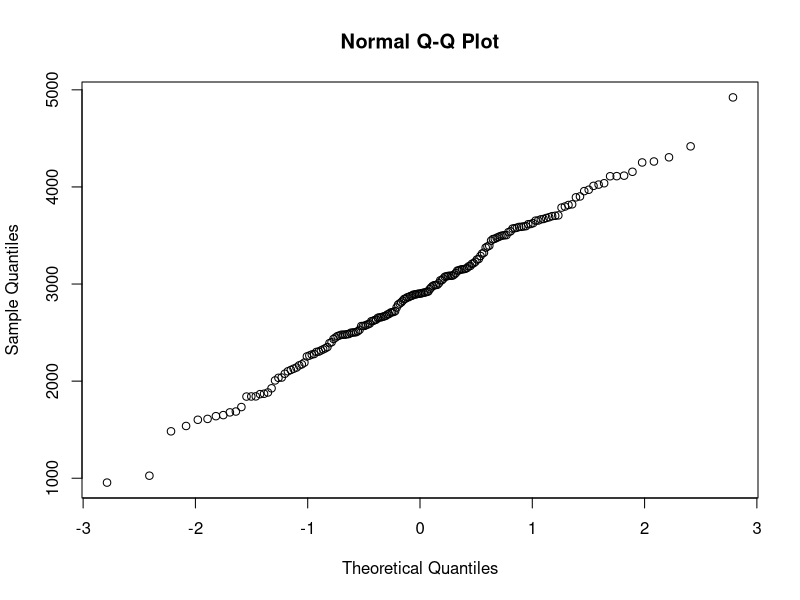
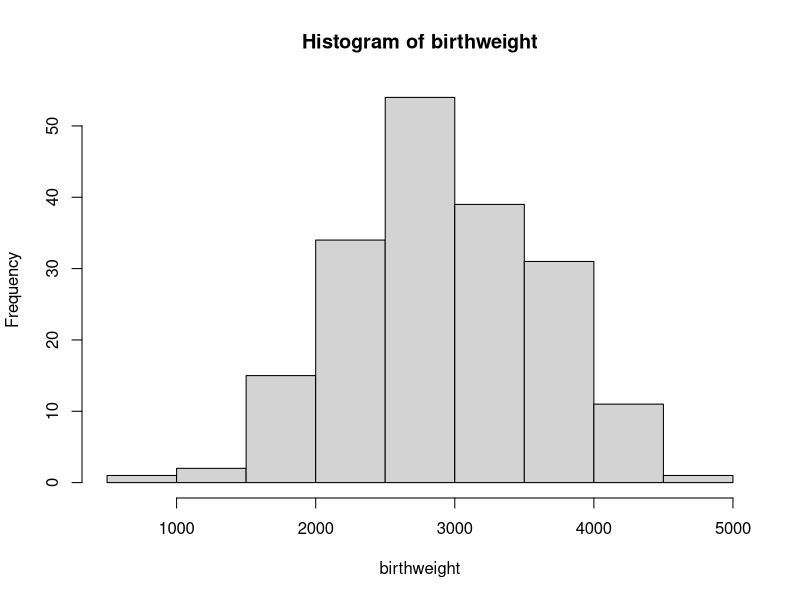
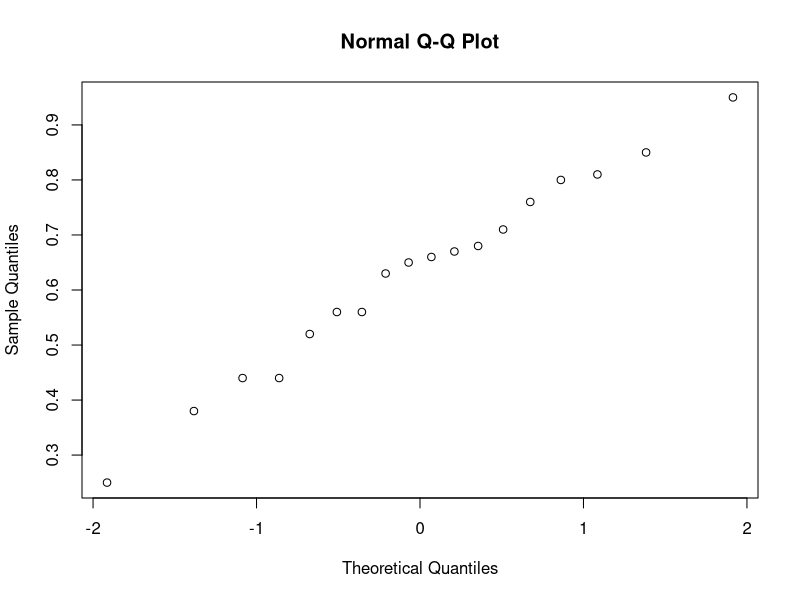
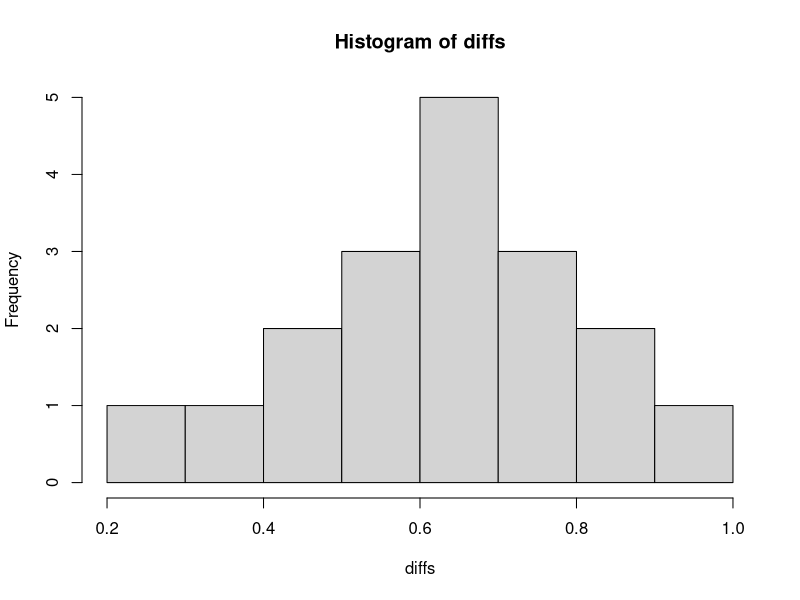
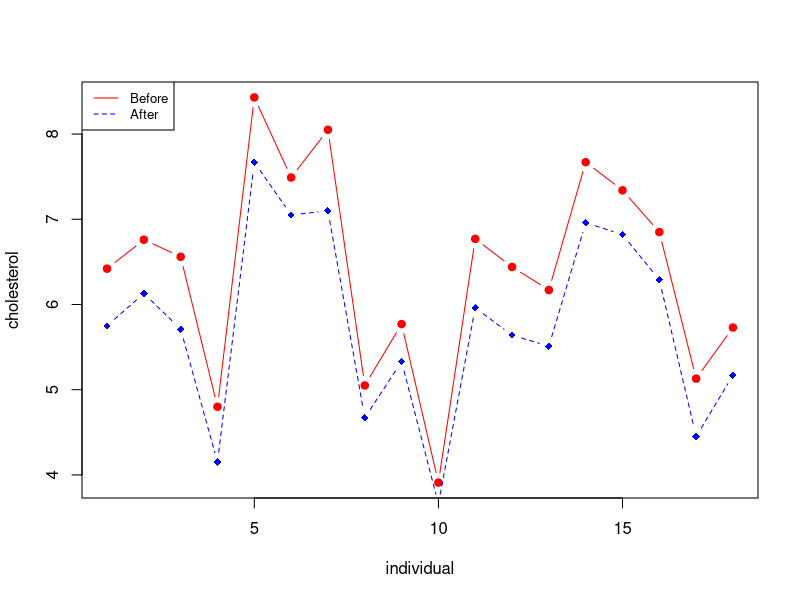
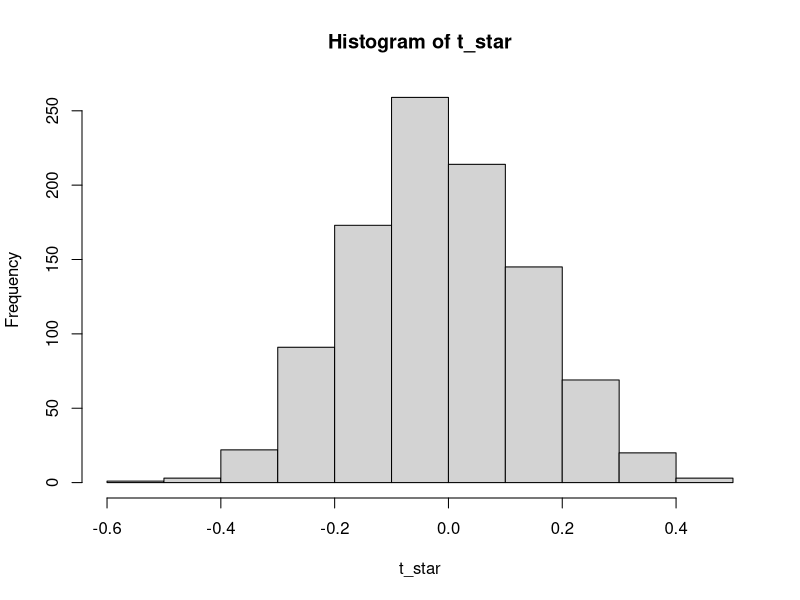
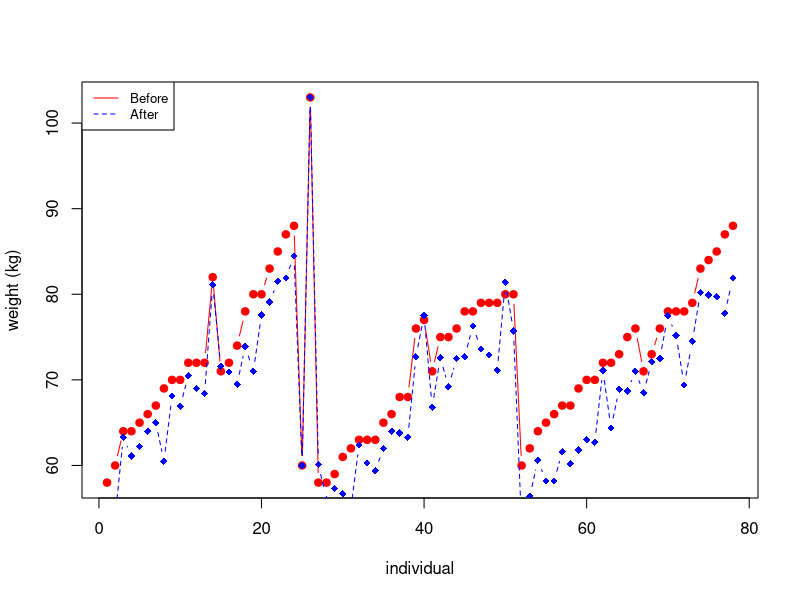
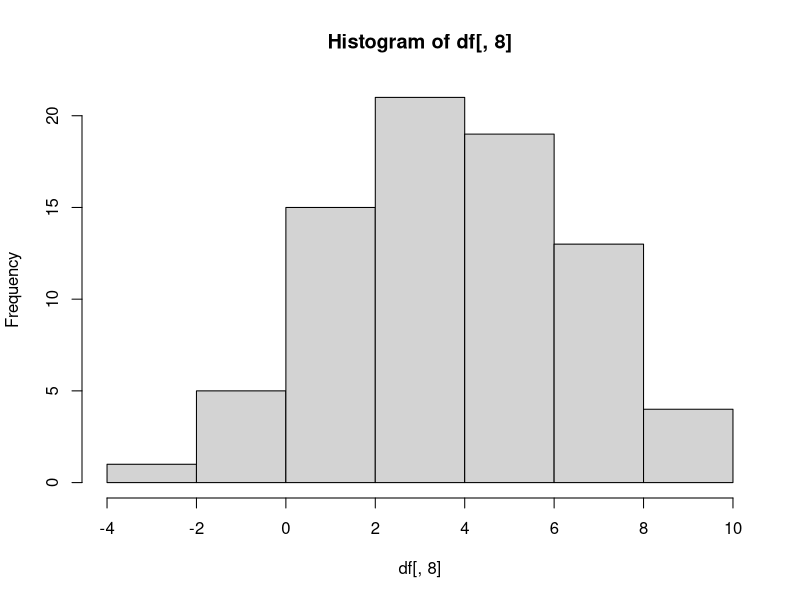

R code for these plots, in order:
## ---- chunk 1
options(digits=3)
## ---- chunk 2
birthweight <- readLines("data/birthweight.txt")
birthweight <- as.double(birthweight[2:length(birthweight)])
birthweight
## ---- chunk 3
length(birthweight)
## ---- chunk 4
birthweight_mean <- mean(birthweight)
birthweight_mean
## ---- chunk 5
qqnorm(y = birthweight)
## ---- chunk 6
hist(birthweight)
# add density line
# lines(density(birthweight), col="blue",lwd=2)
## ---- chunk 7
shapiro.test(birthweight)
# H0 - normal distribution, H1 - not normal
## ---- chunk 8
t.test(birthweight, conf.level = 0.96)
## ---- chunk 9
B <- 1000
alpha <- 0.04
T_star <- numeric(B)

for(i in 1:B) {
  X_star <- sample(birthweight, replace = TRUE)
  T_star[i] <- mean(X_star)
}

T_star_q2 <- quantile(T_star, alpha/2)
T_star_q98 <- quantile(T_star, 1 - alpha/2)

c(2*birthweight_mean - T_star_q98, 2*birthweight_mean - T_star_q2)
## ---- chunk 10
sum(T_star<T_star_q2)
## ---- chunk 11
t.test(birthweight, alternative = "greater", mu=2800)
## ---- chunk 12
greater_weight <- as.integer(birthweight > 2800)
binom.test(sum(greater_weight), length(greater_weight), p=0.5, alt="g")
## ---- chunk 13


## ---- chunk 14

## ---- chunk 15
prop.test(c(61, 65), c(95, 93))
## ---- chunk 16
df <- as.data.frame(read.table("data/cholesterol.txt", header=TRUE))
head(df)
## ---- chunk 17
diffs <- df[, 1] - df[, 2]
diffs
qqnorm(diffs)
## ---- chunk 18
hist(diffs)
## ---- chunk 19
shapiro.test(diffs)
## ---- chunk 20
shapiro.test(df[, 1])
shapiro.test(df[, 2])
## ---- chunk 21
cor.test(df[, 1], df[, 2], method="pearson")
## ---- chunk 22
# Create a first line
plot(1:length(df[, 1]), df[, 1], type = "b", pch=19, col = "red", xlab = "individual", ylab = "cholesterol")
lines(1:length(df[, 2]), df[, 2], pch=18, col = "blue", type = "b", lty=2)
legend("topleft", legend=c("Before", "After"), col=c("red", "blue"), lty = 1:2, cex=0.8)
## ---- chunk 23
t.test(df[, 1], df[, 2], paired=2)
## ---- chunk 24
diff_mean <- function(x, y) {
  return(mean(x-y))
}

# original dataframe
stats <- diff_mean(df[, 1], df[, 2])
stats

B <- 1000
t_star <- numeric(B)

for (i in 1:B) {
  diff_star <- t(apply(cbind(df[, 1], df[, 2]), 1, sample))
  t_star[i] <- diff_mean(diff_star[, 1], diff_star[, 2])
}

hist(t_star)
# plot(rep(stats, 2), c(0, 50), col="red", lwd=2)
lines(rep(stats, 2), c(0, 50), col="red", lwd=2)
## ---- chunk 25
# calculating p-value
pl <- sum(t_star < stats) / B
pr <- sum(t_star > stats) / B

p <- 2*min(pl, pr)
p
## ---- chunk 26

mu <- mean(df[, 2])
mu # bar{x}

s <- sd(df[, 2])
s

theta_hat <- 2*mu - 3
theta_hat

alpha <- 0.05

n <- length(df[, 2])
t_alpha <- qt(1 - alpha/2, df=n)
t_alpha

theta_l <- theta_hat - t_alpha*s/sqrt(n)
theta_r <- theta_hat + t_alpha*s/sqrt(n)
c("[", theta_l,",", theta_r, "]")
## ---- chunk 27
t <- max(df[, 2])
t

n <- length(df[, 2])
n

for (theta in 3:12) {
  B <- 1000
  t_star <- numeric(B)
  
  for (i in 1:B) {
    x_star <- runif(n, min = 3, max = theta)
    t_star[i] <- max(x_star)
  }
  
  pl <- sum(t_star < t)/B
  pr <- sum(t_star > t)/B
  
  p <- 2* min(pl, pr)
  print(paste("Theta =", theta, ", ", p))
}
## ---- chunk 28
less_chol <- as.integer(df[, 2] < 6)
binom.test(sum(less_chol), length(less_chol), p=0.5, alt="g")
## ---- chunk 29
less_chol <- as.integer(df[, 2] < 4.5)
binom.test(sum(less_chol),length(less_chol),p=0.25, alt="l")
## ---- chunk 30
df <- as.data.frame(read.table("data/diet.txt", header=TRUE))
df["weight.lost"] <- df["preweight"] - df["weight6weeks"]
head(df)
## ---- chunk 31
# Create a first line
plot(1:length(df[,5]), df[,5], type = "b", pch=19, col = "red", xlab = "individual", ylab = "weight (kg)")
lines(1:length(df[,7]), df[,7], pch=18, col = "blue", type = "b", lty=2)
legend("topleft", legend=c("Before", "After"), col=c("red", "blue"), lty = 1:2, cex=0.8)
## ---- chunk 32
t.test(df[,5], df[,7], paired=TRUE)
## ---- chunk 33
hist(df[,8])
## ---- chunk 34
qqnorm(df[,8])
## ---- chunk 35
shapiro.test(df[,8])
## ---- chunk 36
df$diet <- as.factor(df$diet)
dietaov=lm(weight.lost~diet,data=df)
anova(dietaov)
summary(dietaov)
## ---- chunk 37
# Checking assumptions
qqnorm(residuals(dietaov))
plot(fitted(dietaov), residuals(dietaov))
## ---- chunk 38
kruskal.test(df$weight.lost, df$diet)
